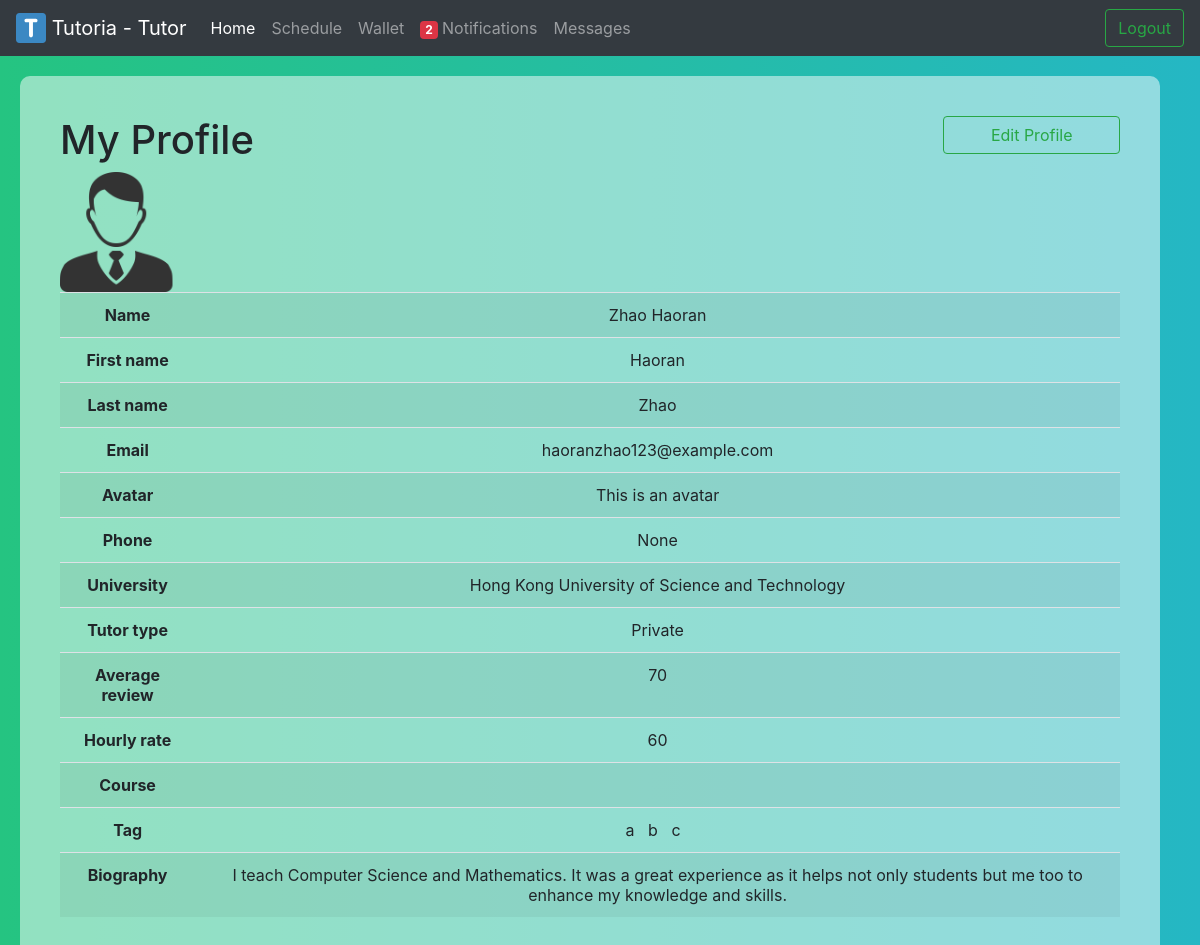
/tutor/homepage/ (signed in), run on the app's committed database.
### tutoria/models.py (models this page shows, shortened)
class Client(models.Model):
	user = models.OneToOneField(User, on_delete=models.CASCADE)
	login_type = models.CharField(max_length=20, default="Student")
	balance = models.FloatField(default="0.00")
	avatar = models.FileField(upload_to='media/avatars/%Y/%m/%d/', null=True)
	phone = models.CharField(max_length=10, default="None")
	class Meta:
		abstract = True

class Tutor(Client):
	login_type = models.CharField(max_length=20, default="Tutor")
	profile = models.OneToOneField(TutorProfile, on_delete=models.CASCADE, null=True)
	course = models.ManyToManyField(Course)
	tag = models.ManyToManyField(Tag)
	tutor_type = models.CharField(max_length=20, default="Contract")

class TutorProfile(models.Model):
	university = models.CharField(max_length=50)
	hourly_rate = models.IntegerField(default=10)
	average_review = models.IntegerField(default=-1)
	introduction = models.TextField(default="This is an introduction")
	availability = models.BooleanField(default=True)

class Tag(models.Model):
	content = models.CharField(max_length=50)
	def __str__(self):
		return self.content

### tutoria/views/tutor_view/homepage_view.py (the view)
def homepage(request):
	tutor = Tutor.objects.get(user=request.user)
	num_unread_notf = len(Notification.objects.filter(
		user = request.user,
		unread = True,
	))
	num_unread_msg = len(Message.objects.filter(
		receiver = request.user,
		unread = True,
	))
	courses = Course.objects.filter(tutor=tutor)
	tags = Tag.objects.filter(tutor=tutor)
	return render_to_response('tutoria/tutor/homepage.html',locals())

### tutoria/templates/tutoria/tutor/homepage.html (shortened to what this page needs)
<html>
<head>
	{% load static %}
	<link rel="stylesheet" href="https://maxcdn.bootstrapcdn.com/bootstrap/4.0.0-beta.2/css/bootstrap.min.css">
	<link rel="stylesheet" href="{% static 'tutoria/css/home.css' %}"/>
	<link rel="stylesheet" href="{% static 'tutoria/css/calendar.css' %}"/>
</head>
<body>
	<div id="navigation">
		<nav class="navbar navbar-expand-md navbar-dark bg-dark">
			<a class="navbar-brand" href="#">
				<img src="{% static 'tutoria/img/brand.svg' %}" width="30" height="30" class="d-inline-block align-top" alt="">
				Tutoria - Tutor
			</a>
			<div class="collapse navbar-collapse" id="navbarSupportedContent">
				<ul class="navbar-nav mr-auto">
					<li class="nav-item active">
						<a id="nav-home" class="nav-link" href="/tutor/homepage" onclick="window.location.reload()"> Home </a>
					</li>
					<li class="nav-item">
						<a id="nav-tutor-schedule" class="nav-link" href="javascript:viewTutorSchedule(0, true)"> Schedule </a>
					</li>
					<li class="nav-item">
						<a id="nav-wallet" class="nav-link" href="javascript:viewWallet()"> Wallet </a>
					</li>
					<li class="nav-item">
						<a id="nav-notf" class="nav-link" href="javascript:viewNotification()">
							<span class="badge badge-danger {% if num_unread_notf == 0 %} disable {% endif %}" id="num-unread-notf"> {{ num_unread_notf }} </span>
							Notifications
						</a>
					</li>
					<li class="nav-item">
						<a id="nav-msg" class="nav-link" href="javascript:viewMessage()">
							Messages
						</a>
					</li>
				</ul>
				<button class="btn btn-outline-success my-2 my-sm-0" onclick=window.location={% url 'logout' %}> Logout </button>
			</div>
		</nav>
	</div>
	<div class="container">
		<div id="profile" onload="loadProfile()">
			<button id="editProfileBtn" class="btn btn-outline-success col-2 float-right" onclick="editTutorProfile()">Edit Profile</button>
			<h1> My Profile </h1>
			<img src="{% static 'tutoria/img/default.png' %}" width="120" height="120">
			<table id="userProfile" class="table table-striped">
				<tr> <th>Name</th> <td>{{ tutor.user.username }}</td> </tr>
				<tr> <th>First name</th> <td>{{ tutor.user.first_name }}</td> </tr>
				<tr> <th>Last name</th> <td>{{ tutor.user.last_name }}</td> </tr>
				<tr> <th>Email</th> <td>{{ tutor.user.email }}</td> </tr>
				<tr> <th>Avatar</th> <td>{{ tutor.avatar }}</td> </tr>
				<tr> <th>Phone</th> <td>{{ tutor.phone }}</td> </tr>
				<tr> <th>University</th> <td>{{ tutor.profile.university }}</td> </tr>
				<tr> <th>Tutor type</th> <td>{{ tutor.tutor_type }}</td> </tr>
				<tr> <th>Average review</th> <td>{{ tutor.profile.average_review }}</td> </tr>
				{% ifnotequal tutor.tutor_type 'Contract' %}
				<tr> <th>Hourly rate</th> <td>{{ tutor.profile.hourly_rate }}</td> </tr>
				{% endifnotequal %}
				<tr> <th>Course</th> <td>
				</td> </tr>
				<tr> <th>Tag</th> <td>
					{% for tag in tags %}
					{{ tag }} &nbsp
					{% endfor %}
				</td> </tr>
				<tr> <th>Biography</th> <td>{{ tutor.profile.introduction }}</td> </tr>
			</table>
		</div>
	</div>
</body>
</html>

### tutoria/static/tutoria/css/home.css (style rules this page uses)
body { background: -webkit-linear-gradient(left, #25c481, #25b7c4); background: linear-gradient(to right, #25c481, #25b7c4); min-width: 1200px; }
button { background-color: #4CAF50; border: none; color: white; padding: 15px 32px; text-align: center; text-decoration: none; display: inline-block; font-size: 16px; }
table { width: 85%; text-align: center; }
.container { margin: 20px; padding: 40px; background: rgba(255,255,255,0.5); border-radius: 10px; }

### data on the page
Tutor: user.username "Zhao Haoran", user.first_name "Haoran", user.last_name "Zhao", user.email "haoranzhao123@example.com", avatar "This is an avatar", phone "None", profile.university "Hong Kong University of Science and Technology", tutor_type "Private", profile.average_review "70", profile.hourly_rate "60", profile.introduction "I teach Computer Science and Mathematics. It was a great experience as it helps not only students but me too to enhance my knowledge and skills."
Tag: content "a"
Tag: content "b"
Tag: content "c"

### other printed values
{{ num_unread_notf }} "2"
